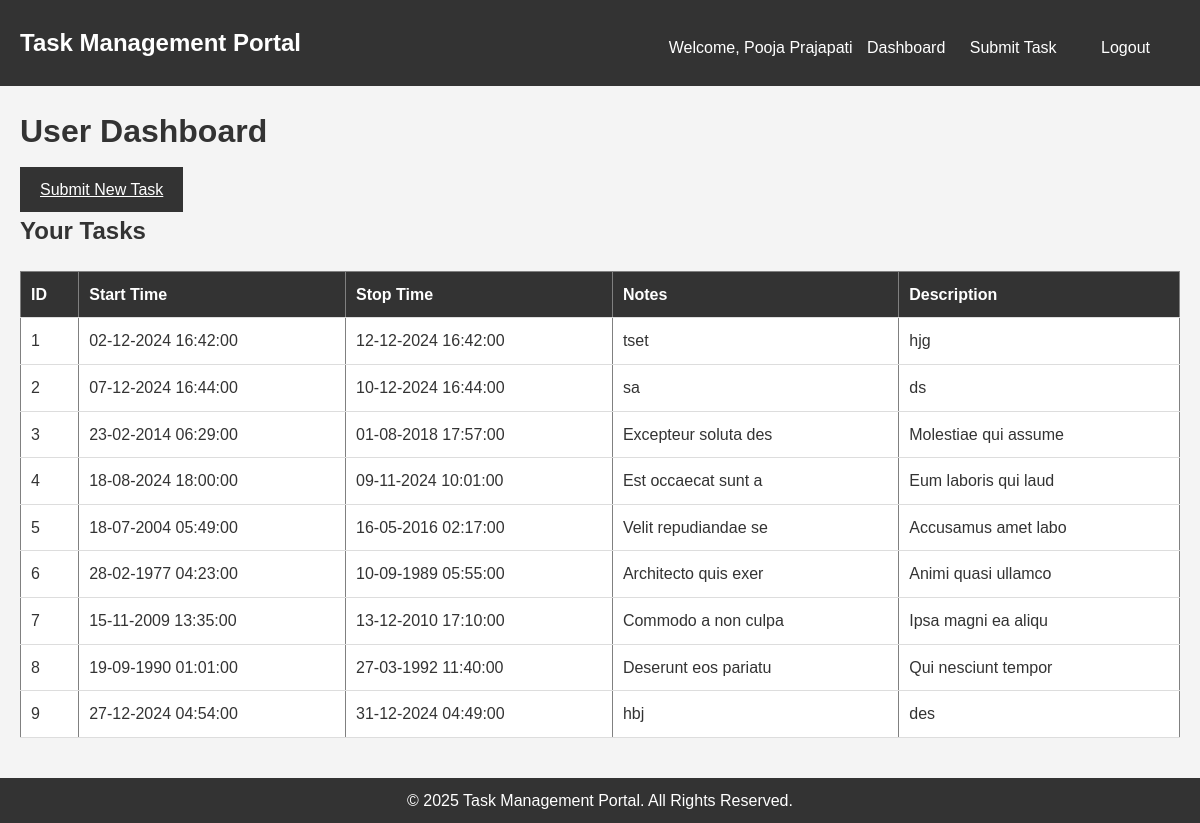
The page /user/dashboard.php (signed in) on the database its author committed.
### tables this page shows
CREATE TABLE `users` (
  `id` int(11) NOT NULL,
  `first_name` varchar(100) NOT NULL,
  `last_name` varchar(100) NOT NULL,
  `email` varchar(100) NOT NULL,
  `phone` varchar(15) DEFAULT NULL,
  `password` varchar(255) NOT NULL,
  `last_login` timestamp NULL DEFAULT NULL,
  `last_password_change` timestamp NULL DEFAULT NULL,
  `is_admin` tinyint(1) DEFAULT 0
);

CREATE TABLE `tasks` (
  `id` int(11) NOT NULL,
  `user_id` int(11) NOT NULL,
  `start_time` timestamp NOT NULL DEFAULT current_timestamp(),
  `stop_time` timestamp NOT NULL DEFAULT current_timestamp(),
  `notes` text DEFAULT NULL,
  `description` text DEFAULT NULL
);

### includes/common.php (called while the page is built, shortened)
<?php
    function get_user_name() {
        $name = "User";
        $user_id = isset($_SESSION['user_id']) ? $_SESSION['user_id'] : $_SESSION['admin_id'];
        $conn = getConnection();
        $query = "SELECT * FROM users WHERE id = " . $user_id;
        $user_info = $conn->query($query);
        if ($user_info->num_rows > 0) {
            $user = $user_info->fetch_assoc();
            $name = $user['first_name'] ." " . $user['last_name'];
        }
        return $name;
    }
?>

### user/user_get_tasks.php (called while the page is built, shortened)
<?php
    include_once('../includes/common.php');
    $conn = getConnection();
    $user_id = isset($_GET['id']) ? $GET['id'] : $_SESSION['user_id'];
    $query = "SELECT * FROM tasks WHERE user_id = " . $user_id;
    $tasks = $conn->query($query);
    return $tasks;
?>

### user/dashboard.php (the view, shortened to what this page needs)
<!DOCTYPE html>
<html lang="en">
<head>
    <link rel="stylesheet" href="../assets/css/style.css">
</head>
<body>
    <?php
        include('../includes/header.php');
        include('user_get_tasks.php');
    ?>
    <div class="container">
        <h1>User Dashboard</h1>
        <a href="submit_task.php" class="btn">Submit New Task</a>
        <h2>Your Tasks</h2>
        <table border="1" cellpadding="10" cellspacing="0">
            <thead>
                <tr>
                    <th>ID</th>
                    <th>Start Time</th>
                    <th>Stop Time</th>
                    <th>Notes</th>
                    <th>Description</th>
                </tr>
            </thead>
            <tbody>
                <?php while ($task = $tasks->fetch_assoc()): ?>
                    <tr>
                        <td><?= $task['id'] ?></td>
                        <td><?= date('d-m-Y H:i:s', strtotime($task['start_time'])) ?></td>
                        <td><?= date('d-m-Y H:i:s', strtotime($task['stop_time'])) ?></td>
                        <td><?= $task['notes'] ?></td>
                        <td><?= $task['description'] ?></td>
                    </tr>
                <?php endwhile; ?>
            </tbody>
        </table>
    </div>
    <?php include('../includes/footer.php'); ?>
</body>
</html>

### includes/header.php (shortened to what this page needs)
<?php
include_once('common.php');
$current_page = basename($_SERVER['PHP_SELF']);
$name = isset($_SESSION['user_id']) ? get_user_name() : null;
?>
<!DOCTYPE html>
<html lang="en">
<head>
    <link rel="stylesheet" href="../assets/css/style.css">
</head>
<body>
    <header>
        <div class="header-container">
            <h1 class="logo">Task Management Portal</h1>
            <nav>
                <?php if ($current_page === 'user/login.php'): ?>
                    <?php if (isset($_SESSION['user_id'])): ?>
                        <span>Welcome, <?= htmlspecialchars($name) ?></span>
                        <a href="../user/dashboard.php">Dashboard</a>
                        <a href="../user/user_logout.php" class="btn">Logout</a>
                    <?php else: ?>
                        <a href="../index.php">Home</a>
                        <a href="../user/login.php" class="btn">Login</a>
                    <?php endif; ?>
                <?php elseif ($current_page !== 'index.php'): ?>
                    <?php if (isset($_SESSION['admin_id'])): ?>
                        <a href="../admin/dashboard.php">Dashboard</a>
                        <a href="../admin/admin_logout.php" class="btn">Logout</a>
                    <?php elseif (isset($_SESSION['user_id'])): ?>
                        <span>Welcome, <?= htmlspecialchars($name) ?></span>
                        <a href="../user/dashboard.php">Dashboard</a>
                        <a href="../user/submit_task.php">Submit Task</a>
                        <a href="../user/user_logout.php" class="btn">Logout</a>
                    <?php endif; ?>
                <?php endif; ?>
            </nav>
        </div>
    </header>
</body>
</html>

### assets/css/style.css (style rules this page uses)
* { margin: 0; padding: 0; box-sizing: border-box; }
body { font-family: Arial, sans-serif; background-color: #f4f4f4; color: #333; line-height: 1.6; }
.container { max-width: 1200px; margin: 0 auto; padding: 20px; }
header { background-color: #333; color: #fff; padding: 15px 20px; }
.header-container { display: flex; justify-content: space-between; align-items: center; }
header .logo { font-size: 24px; font-weight: bold; }
header nav a { color: #fff; text-decoration: none; margin: 0 10px; font-size: 16px; }
button, .btn { background-color: #333; color: #fff; border: none; padding: 10px 20px; cursor: pointer; font-size: 16px; text-align: center; margin-top: 10px; display: inline-block; }
table { width: 100%; margin-top: 20px; border-collapse: collapse; background-color: #fff; }
table th, table td { padding: 10px; text-align: left; border-bottom: 1px solid #ddd; }
table th { background-color: #333; color: #fff; }

### rows shown on the page
users: name "Pooja Prajapati"
tasks: id "1", start_time "02-12-2024 16:42:00", stop_time "12-12-2024 16:42:00", notes "tset", description "hjg"
tasks: id "2", start_time "07-12-2024 16:44:00", stop_time "10-12-2024 16:44:00", notes "sa", description "ds"
tasks: id "3", start_time "23-02-2014 06:29:00", stop_time "01-08-2018 17:57:00", notes "Excepteur soluta des", description "Molestiae qui assume"
tasks: id "4", start_time "18-08-2024 18:00:00", stop_time "09-11-2024 10:01:00", notes "Est occaecat sunt a", description "Eum laboris qui laud"
tasks: id "5", start_time "18-07-2004 05:49:00", stop_time "16-05-2016 02:17:00", notes "Velit repudiandae se", description "Accusamus amet labo"
tasks: id "6", start_time "28-02-1977 04:23:00", stop_time "10-09-1989 05:55:00", notes "Architecto quis exer", description "Animi quasi ullamco"
tasks: id "7", start_time "15-11-2009 13:35:00", stop_time "13-12-2010 17:10:00", notes "Commodo a non culpa", description "Ipsa magni ea aliqu"
tasks: id "8", start_time "19-09-1990 01:01:00", stop_time "27-03-1992 11:40:00", notes "Deserunt eos pariatu", description "Qui nesciunt tempor"
tasks: id "9", start_time "27-12-2024 04:54:00", stop_time "31-12-2024 04:49:00", notes "hbj", description "des"
